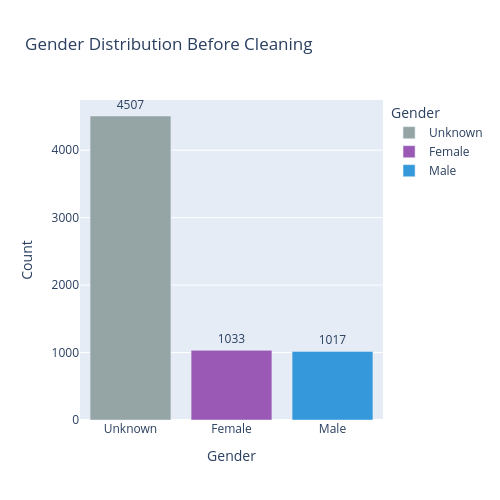

Here is the notebook cell this chart was saved with:
### Code cell
gender_counts = deepfake_df['gender'].value_counts().reset_index()
gender_counts.columns = ['Gender', 'Count']

fig = px.bar(
                gender_counts,
                x='Gender',
                y='Count',
                title='Gender Distribution Before Cleaning',
                color='Gender',     
                text = 'Count',
                color_discrete_map={
                                    'Male': '#3498DB', 
                                    'Female': '#9B59B6', 
                                    'Unknown': '#95A5A6'
                                    }
            )

fig.update_traces( textposition='outside')

fig.update_layout(  height = 500, width = 500,
                    xaxis_title='Gender',
                    yaxis_title='Count'
                 )

fig.show()

joblib.dump(fig, r"C:\Users\jagad\Documents\my_classes\Tasks\my_projects\Deep_Fake_project_final\models\gender_distribution_before_cleaning.pkl")

print(" gender_distribution_before_cleaning saved as pkl file")

### Figure 1 — Plotly figure (JSON) as saved in the notebook; plotly's stock layout.template omitted (floating-point values rounded to 4 significant figures)
{"data": [{"hovertemplate": "Gender=%{x}<br>Count=%{text}<extra></extra>", "legendgroup": "Unknown", "marker": {"color": "#95A5A6", "pattern": {"shape": ""}}, "name": "Unknown", "orientation": "v", "showlegend": true, "text": [4507.0], "textposition": "outside", "type": "bar", "x": ["Unknown"], "xaxis": "x", "y": [4507], "yaxis": "y"}, {"hovertemplate": "Gender=%{x}<br>Count=%{text}<extra></extra>", "legendgroup": "Female", "marker": {"color": "#9B59B6", "pattern": {"shape": ""}}, "name": "Female", "orientation": "v", "showlegend": true, "text": [1033.0], "textposition": "outside", "type": "bar", "x": ["Female"], "xaxis": "x", "y": [1033], "yaxis": "y"}, {"hovertemplate": "Gender=%{x}<br>Count=%{text}<extra></extra>", "legendgroup": "Male", "marker": {"color": "#3498DB", "pattern": {"shape": ""}}, "name": "Male", "orientation": "v", "showlegend": true, "text": [1017.0], "textposition": "outside", "type": "bar", "x": ["Male"], "xaxis": "x", "y": [1017], "yaxis": "y"}], "layout": {"barmode": "relative", "height": 500, "legend": {"title": {"text": "Gender"}, "tracegroupgap": 0}, "title": {"text": "Gender Distribution Before Cleaning"}, "width": 500, "xaxis": {"anchor": "y", "categoryarray": ["Unknown", "Female", "Male"], "categoryorder": "array", "domain": [0, 1], "title": {"text": "Gender"}}, "yaxis": {"anchor": "x", "domain": [0, 1], "title": {"text": "Count"}}}}
